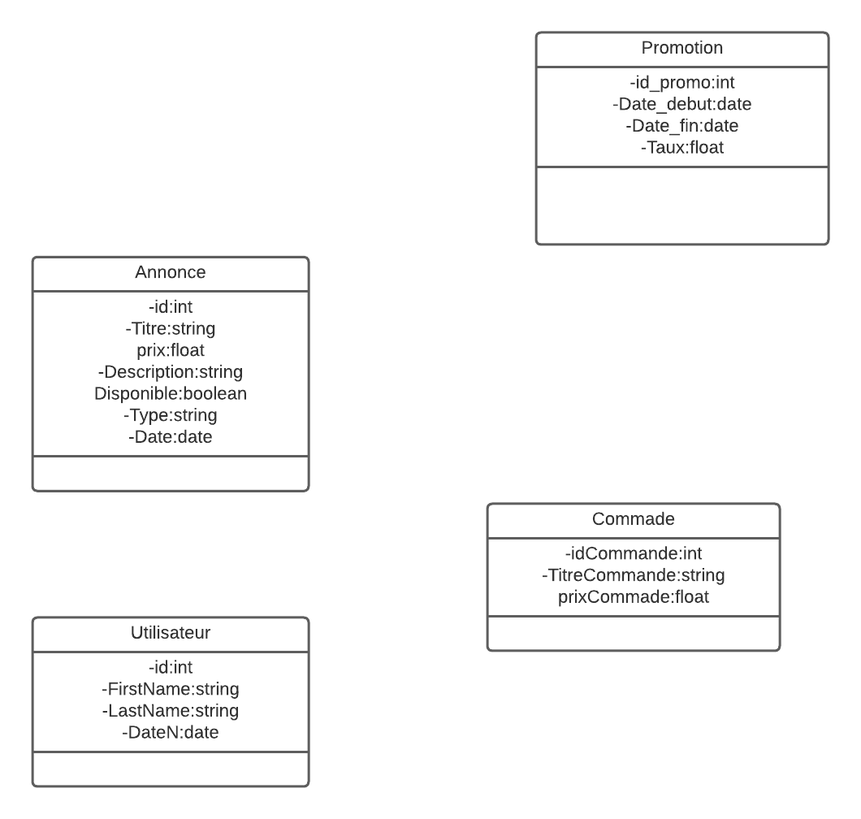
#> input picture class22.png, 861 x 819 px, shrunk from 1060 x 1008 before the run
$ python script5.py
#> lines starting #> are read from the running program, lines starting #| are printed output that depends on the picture; after the words box and inside, x2 and y2 are one past the last pixel; in counts of white or black regions, pixels touching at a corner belong together
import cv2
import pytesseract
import re

# Load the image
image = cv2.imread("class22.png")
#> image is the input picture: shape (819, 861, 3); min 0, max 255, mean 248.7

# Preprocess the image
gray = cv2.cvtColor(image, cv2.COLOR_BGR2GRAY)
thresh = cv2.threshold(gray, 0, 255, cv2.THRESH_BINARY_INV + cv2.THRESH_OTSU)[1]
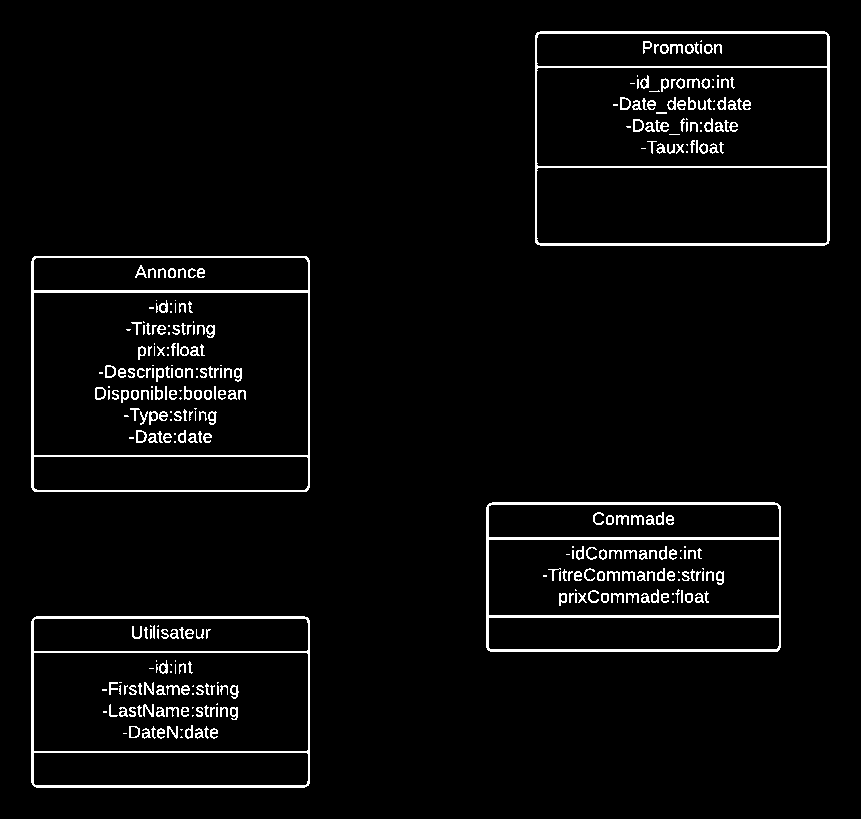
#> thresh: shape (819, 861); 3.7% white in thin lines or dots, all inside (x1, y1, x2, y2) = (31, 31, 830, 788)

# Find contours in the image
contours, hierarchy = cv2.findContours(thresh, cv2.RETR_TREE, cv2.CHAIN_APPROX_SIMPLE)
#> contours = 439 contours, 224 with area under 20; largest, box (x1, y1, x2, y2) and area: (31, 256, 310, 492) 65307, (535, 31, 830, 246) 62882, (31, 616, 310, 788) 47502, (33, 292, 309, 456) 44823, (486, 502, 781, 652) 43773

# Define a regular expression pattern to match class names
class_name_pattern = r"class\s+(\w+)"

# Define a regular expression pattern to match attributes
attribute_pattern = r"(\w+)\s*:\s*(\w+)"

# Loop through the contours and extract text
for contour in contours:
    x, y, w, h = cv2.boundingRect(contour)

    # Extract the text from the bounding rectangle
    cropped = image[y:y+h, x:x+w]
#> (the run stopped early here; a loop or call above may not have finished)

$ run again, with class1.png copied over class22.png
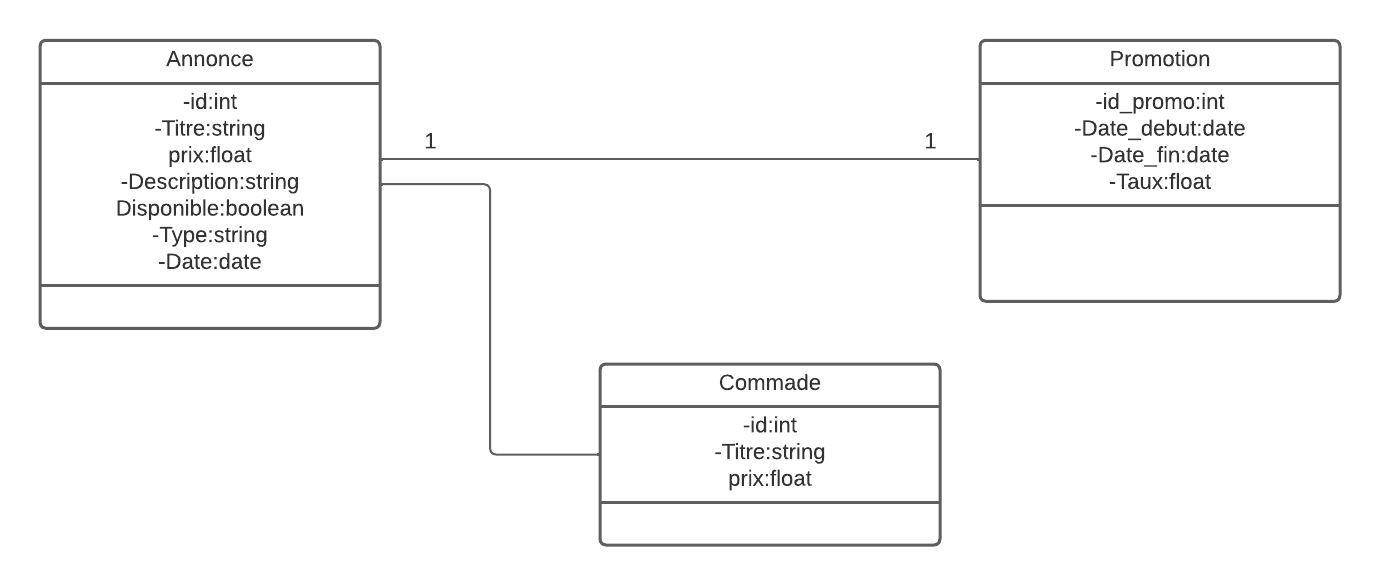
#> input picture class1.png, 1380 x 585 px
#> image is the input picture: shape (585, 1380, 3); min 51, max 255, mean 248.8
#> `thresh = cv2.threshold(gray, 0, 255, cv2.THRESH_BINARY_INV + cv2.THRES..`:
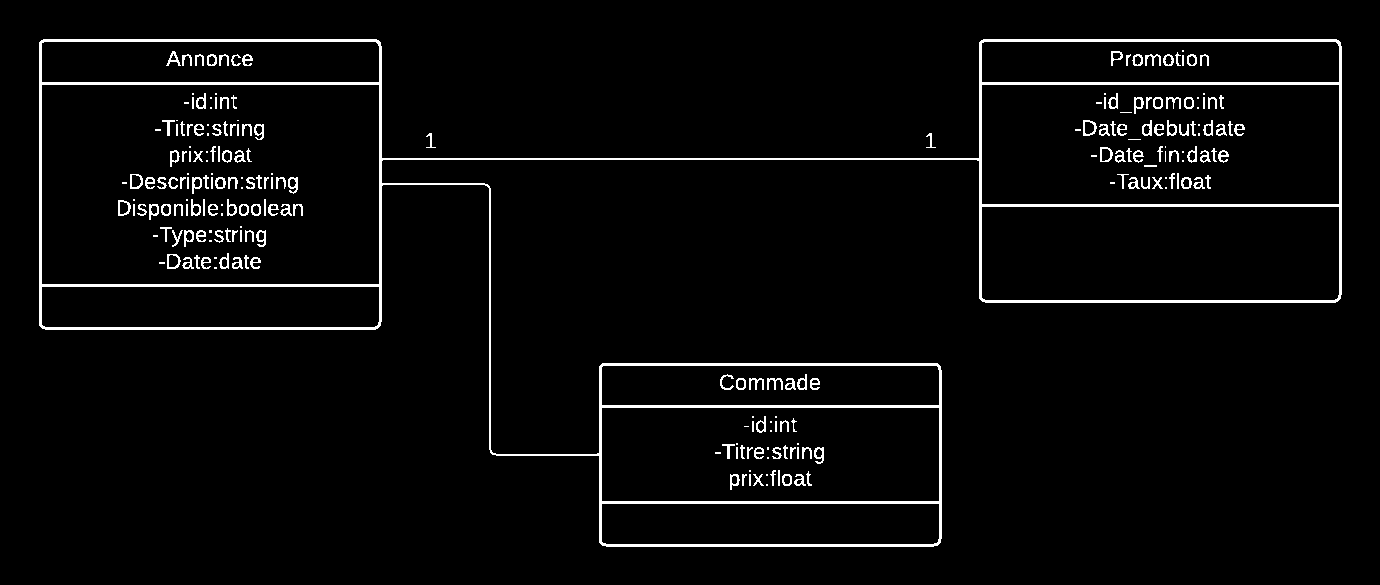
#> thresh: shape (585, 1380); 3.5% white; 233 white regions (62 under 20 px)
#> contours = 311 contours, 117 with area under 20; largest, box (x1, y1, x2, y2) and area: (39, 39, 1342, 547) 257934, (41, 84, 380, 285) 67598, (981, 84, 1340, 205) 42958, (981, 206, 1340, 301) 33634, (601, 407, 940, 502) 31770

$ run again, with class2.png copied over class22.png
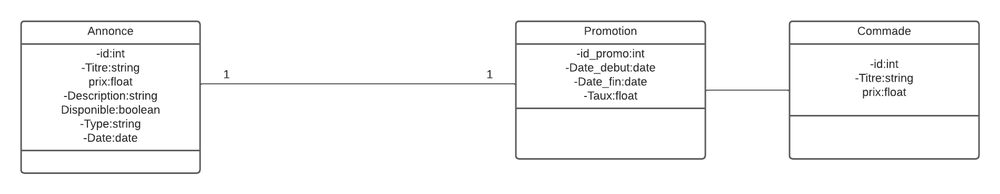
#> input picture class2.png, 1000 x 194 px, shrunk from 1900 x 368 before the run
#> image is the input picture: shape (194, 1000, 3); min 21, max 255, mean 247.3
#> `thresh = cv2.threshold(gray, 0, 255, cv2.THRESH_BINARY_INV + cv2.THRES..`:
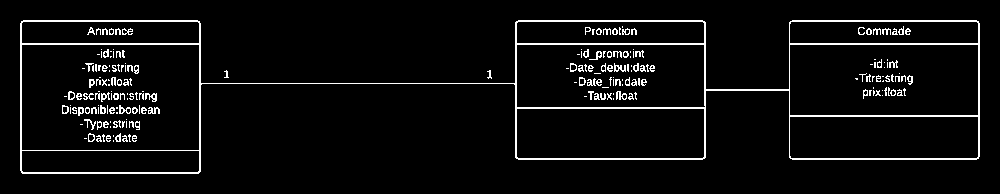
#> thresh: shape (194, 1000); 5.1% white in thin lines or dots, all inside (x1, y1, x2, y2) = (20, 20, 980, 174)
#> contours = 292 contours, 235 with area under 20; largest, box (x1, y1, x2, y2) and area: (20, 20, 980, 174) 80412, (21, 44, 200, 151) 18866, (789, 44, 979, 116) 13417, (516, 44, 706, 108) 11844, (516, 108, 705, 159) 9395

$ run again, with class3.png copied over class22.png
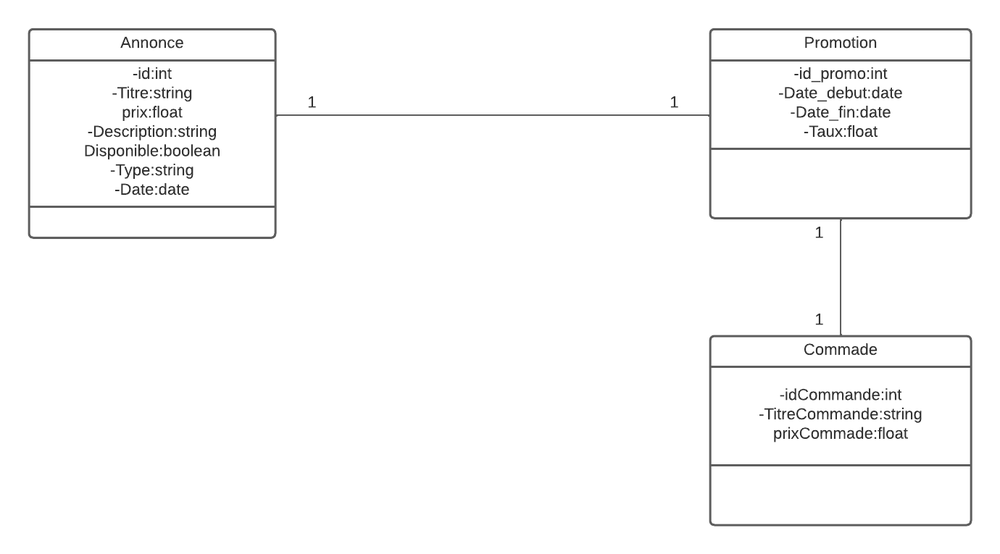
#> input picture class3.png, 1000 x 554 px, shrunk from 1380 x 765 before the run
#> image is the input picture: shape (554, 1000, 3); min 2, max 255, mean 249.7
#> `thresh = cv2.threshold(gray, 0, 255, cv2.THRESH_BINARY_INV + cv2.THRES..`:
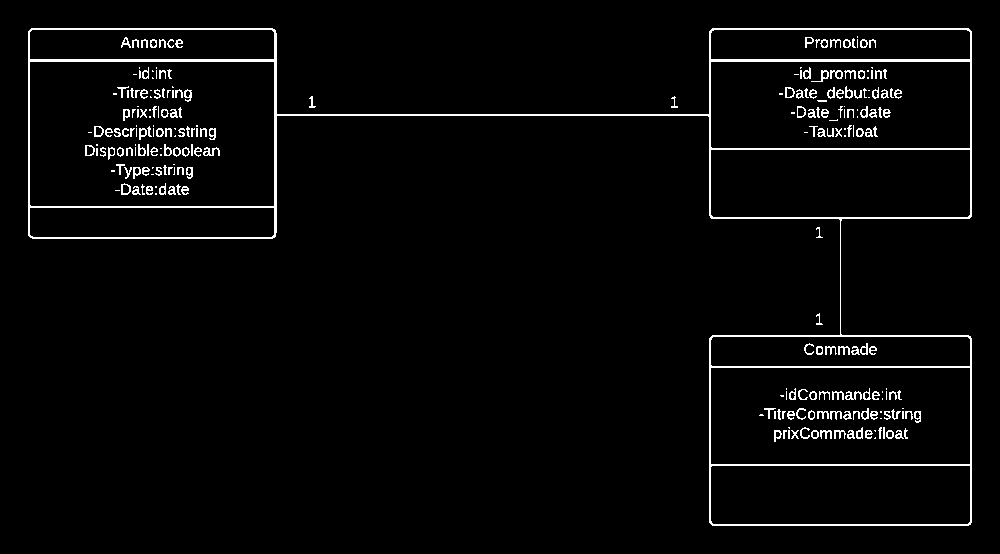
#> thresh: shape (554, 1000); 3.1% white in thin lines or dots, all inside (x1, y1, x2, y2) = (28, 28, 972, 526)
#> contours = 341 contours, 192 with area under 20; largest, box (x1, y1, x2, y2) and area: (28, 28, 972, 526) 152027, (29, 61, 275, 207) 35522, (710, 367, 971, 465) 25218, (710, 61, 971, 149) 22616, (710, 149, 971, 218) 17670
